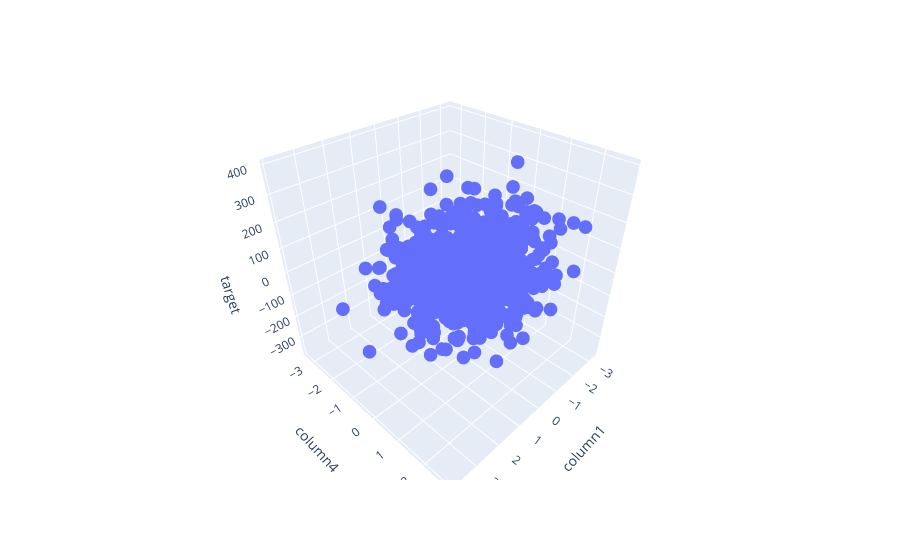

Write notebook code for a chart like this one.
### Markdown cell above
# 3d ploting the graph 

as it is more easy to understand the data

### Code cell
px.scatter_3d(df , x ='column1',y= 'column4', z= 'target' )

### Figure 1 — Plotly figure (JSON) as saved in the notebook; plotly's stock layout.template omitted (floating-point values rounded to 4 significant figures; data arrays with more than 128 entries replaced by an {"elided": "..."} marker saying what was removed)
{"data": [{"hovertemplate": "column1=%{x}<br>column4=%{y}<br>target=%{z}<extra></extra>", "legendgroup": "", "marker": {"color": "#636efa", "symbol": "circle"}, "mode": "markers", "name": "", "scene": "scene", "showlegend": false, "type": "scatter3d", "x": {"elided": "1000 float values"}, "y": {"elided": "1000 float values"}, "z": {"elided": "1000 float values"}}], "layout": {"legend": {"tracegroupgap": 0}, "margin": {"t": 60}, "scene": {"domain": {"x": [0, 1], "y": [0, 1]}, "xaxis": {"title": {"text": "column1"}}, "yaxis": {"title": {"text": "column4"}}, "zaxis": {"title": {"text": "target"}}}}}
